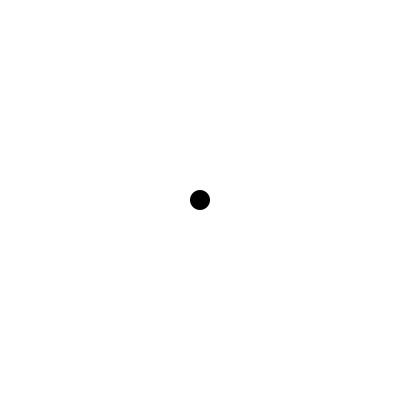
Frame 1 (no input)
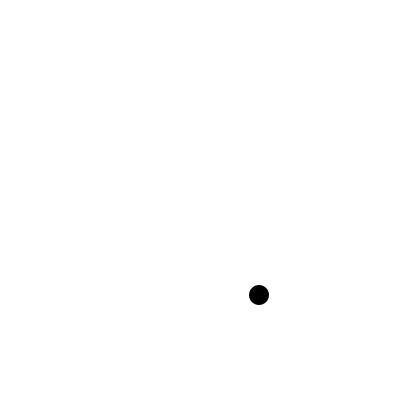
Frame 60 (the mouse pressed at the canvas centre just before this capture)
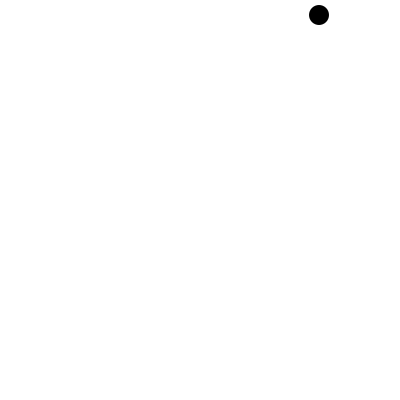
Frame 120 (the mouse held since frame 60 and released just before this capture)

The Processing sketch that drew these frames (run headless with seeded random() and noise(); from frame 60 on, the mouse is pressed at the canvas centre):

// Processing sketch: IDE_intro
// ── IDE_intro.pde
int xspeed, yspeed;
int xpos, ypos, wdth, ht;
void setup() {
  size(400,400);
  background(255);
  xspeed = 3;
  yspeed = 10;
  wdth = 10;
  ht = 10;
  noStroke();
  xpos = width/2;
  ypos = height/2;
  frameRate(60);
}
void draw() {
  background(255);
  fill(0);
  ellipse(xpos,ypos,wdth*2,ht*2);
  xpos += xspeed/2;
  ypos += yspeed/2;
  if (xpos >= width-wdth/2 || xpos <= wdth/2){
    xspeed *= -1;
  }
  if (ypos >= height-ht/2 || ypos <= ht/2) {
    yspeed = yspeed *-1;
  }
}
